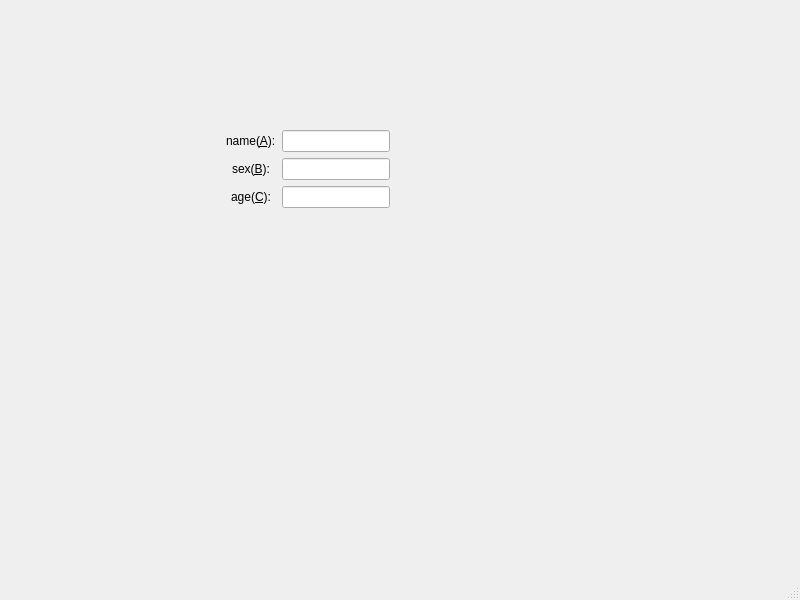
<?xml version="1.0" encoding="UTF-8"?>
<ui version="4.0">
 <class>MainWindow</class>
 <widget class="QMainWindow" name="MainWindow">
  <property name="geometry">
   <rect>
    <x>0</x>
    <y>0</y>
    <width>800</width>
    <height>600</height>
   </rect>
  </property>
  <property name="windowTitle">
   <string>MainWindow</string>
  </property>
  <widget class="QWidget" name="centralwidget">
   <widget class="QWidget" name="">
    <property name="geometry">
     <rect>
      <x>130</x>
      <y>130</y>
      <width>351</width>
      <height>128</height>
     </rect>
    </property>
    <layout class="QFormLayout" name="formLayout">
     <property name="fieldGrowthPolicy">
      <enum>QFormLayout::FieldsStayAtSizeHint</enum>
     </property>
     <property name="rowWrapPolicy">
      <enum>QFormLayout::DontWrapRows</enum>
     </property>
     <property name="labelAlignment">
      <set>Qt::AlignCenter</set>
     </property>
     <property name="formAlignment">
      <set>Qt::AlignHCenter|Qt::AlignTop</set>
     </property>
     <item row="0" column="0">
      <widget class="QLabel" name="label">
       <property name="text">
        <string>name(&amp;A):</string>
       </property>
       <property name="buddy">
        <cstring>lineEdit</cstring>
       </property>
      </widget>
     </item>
     <item row="0" column="1">
      <widget class="QLineEdit" name="lineEdit"/>
     </item>
     <item row="1" column="1">
      <widget class="QLineEdit" name="lineEdit_2"/>
     </item>
     <item row="1" column="0">
      <widget class="QLabel" name="label_2">
       <property name="text">
        <string>sex(&amp;B):</string>
       </property>
       <property name="buddy">
        <cstring>lineEdit_2</cstring>
       </property>
      </widget>
     </item>
     <item row="2" column="0">
      <widget class="QLabel" name="label_3">
       <property name="text">
        <string>age(&amp;C):</string>
       </property>
       <property name="buddy">
        <cstring>lineEdit_3</cstring>
       </property>
      </widget>
     </item>
     <item row="2" column="1">
      <widget class="QLineEdit" name="lineEdit_3"/>
     </item>
    </layout>
   </widget>
  </widget>
  <widget class="QMenuBar" name="menubar">
   <property name="geometry">
    <rect>
     <x>0</x>
     <y>0</y>
     <width>800</width>
     <height>23</height>
    </rect>
   </property>
  </widget>
  <widget class="QStatusBar" name="statusbar"/>
 </widget>
 <resources/>
 <connections/>
</ui>
